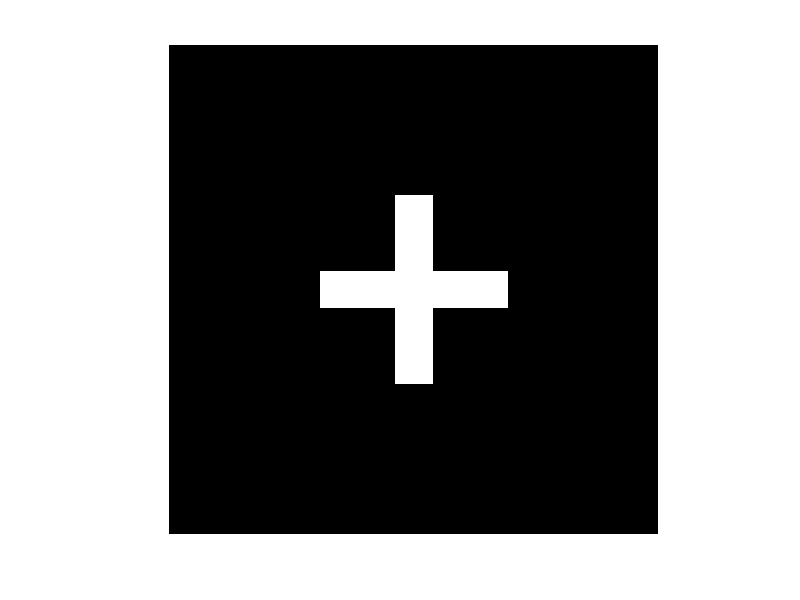
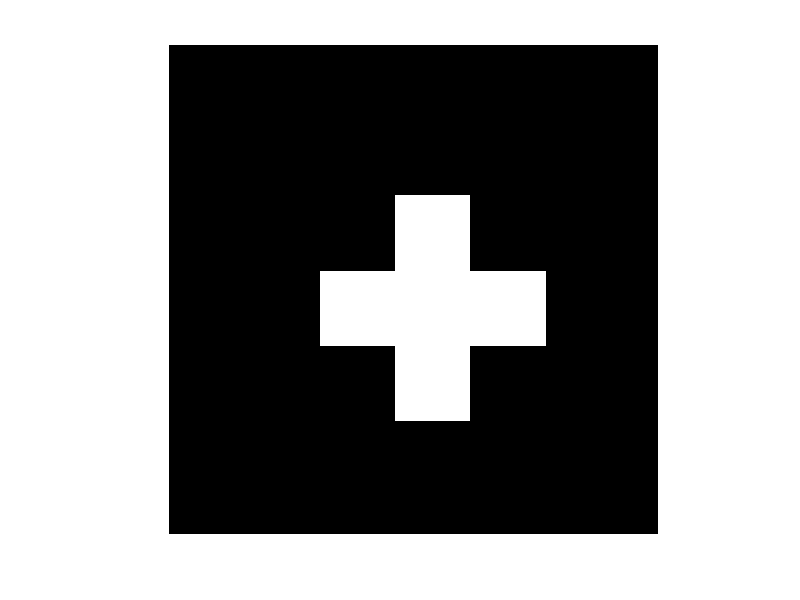
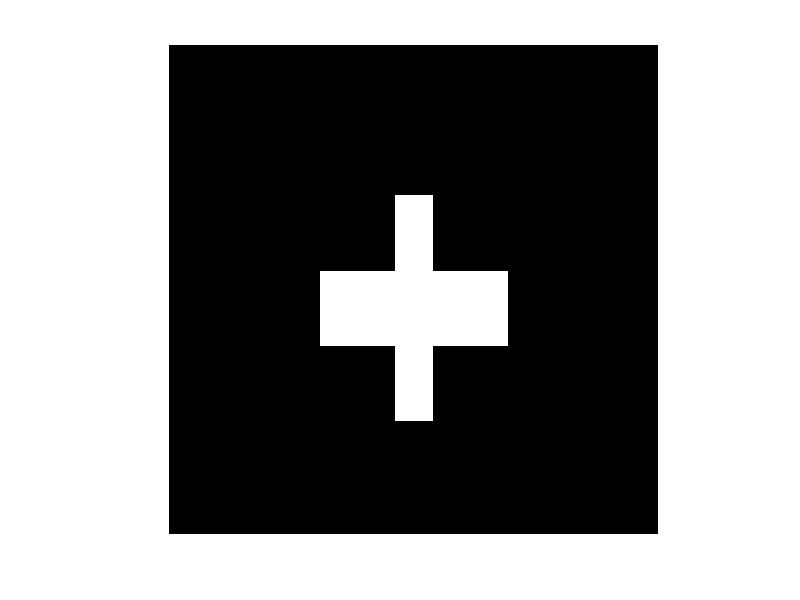
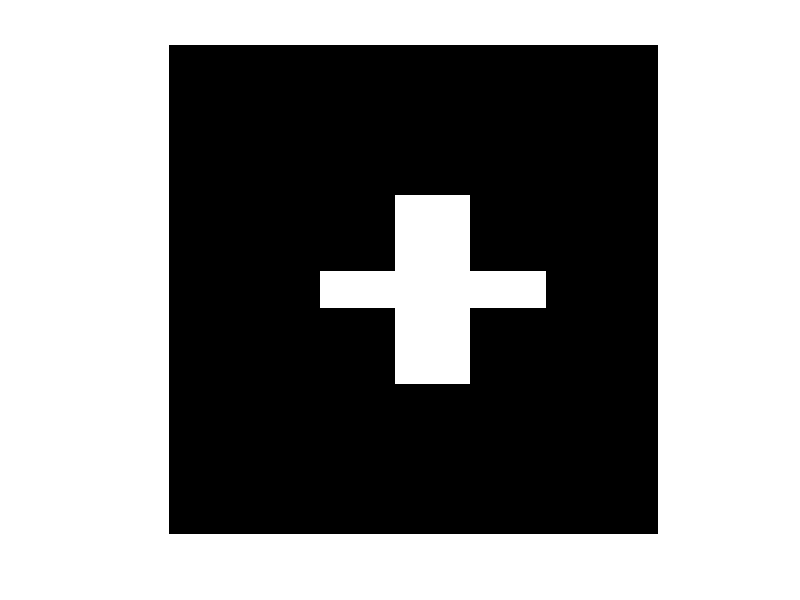

The MATLAB script that drew these images, in order:
close all
clear all
%% Initialization

xo = -6:1:6; yo = xo; [Xo,Yo] = meshgrid(xo,yo);
xe1 = -6:1:5; yo1 = -6:1:6; [Xe1,Yo1] = meshgrid(xe1,yo1);
xe = -6:1:5; ye = xe; [Xe,Ye] = meshgrid(xe,ye);

% shapes
squ = ((abs(Xo)<= 2.5).*(abs(Yo)<=2.5)); 
tri = ((Xe1<= 1 & Xe1>=-2).*(abs(Yo1-1)<=0.5)+(abs(Xe1+1)<=1.5).*(abs(Yo1)<=0.5)...
    +(abs(Xe1+2)<=0.5).*(abs(Yo1+1)<=0.5));
hol = ((Xe<=4 & Xe>=-5).*(Ye<=4 & Ye>=-5)-(Xe<=2 & Xe>=-3).*(Ye<=2 & Ye>=-3)); 
plu = ((abs(Xo)<= 0.5).*(abs(Yo)<=2.5)+(abs(Yo)<= 0.5).*(abs(Xo)<=2.5)-...
    (abs(Xo)<= 0.5).*(abs(Yo)<=0.5)); 

% structuring parameter
struct1 = [0 0 0 0; 0 1 1 0; 0 1 1 0; 0 0 0 0]; 
struct2 = [0 0 0; 0 1 0; 0 1 0; 0 0 0]; 
struct3 = [0 0 0 0; 0 1 1 0; 0 0 0 0]; 
struct4 = [0 0 0 0 0; 0 0 1 0 0; 0 1 1 1 0; 0 0 1 0 0; 0 0 0 0 0];
struct5 = [0 0 0 0; 0 0 1 0; 0 1 0 0; 0 0 0 0];
%% 

% % square
sqDIL1=imdilate(squ,struct1);sqERO1=imerode(squ,struct1);
sqDIL2=imdilate(squ,struct2);sqERO2=imerode(squ,struct2);
sqDIL3=imdilate(squ,struct3);sqERO3=imerode(squ,struct3);
sqDIL4=imdilate(squ,struct4);sqERO4=imerode(squ,struct4);
sqDIL5=imdilate(squ,struct5);sqERO5=imerode(squ,struct5);

% % triangle
trDIL1=imdilate(tri,struct1);trERO1=imerode(tri,struct1);imwrite(trDIL1,'trDIL1.jpg');imwrite(trERO1,'trERO1.jpg');
trDIL2=imdilate(tri,struct2);trERO2=imerode(tri,struct2);imwrite(trDIL2,'trDIL2.jpg');imwrite(trERO2,'trERO2.jpg');
trDIL3=imdilate(tri,struct3);trERO3=imerode(tri,struct3);imwrite(trDIL3,'trDIL3.jpg');imwrite(trERO3,'trERO3.jpg');
trDIL4=imdilate(tri,struct4);trERO4=imerode(tri,struct4);imwrite(trDIL4,'trDIL4.jpg');imwrite(trERO4,'trERO4.jpg');
trDIL5=imdilate(tri,struct5);trERO5=imerode(tri,struct5);imwrite(trDIL5,'trDIL5.jpg');imwrite(trERO5,'trERO5.jpg');

% % hollow
hDIL1=imdilate(hol,struct1);hERO1=imerode(hol,struct1);
hDIL2=imdilate(hol,struct2);hERO2=imerode(hol,struct2);
hDIL3=imdilate(hol,struct3);hERO3=imerode(hol,struct3);
hDIL4=imdilate(hol,struct4);hERO4=imerode(hol,struct4);
hDIL5=imdilate(hol,struct5);hERO5=imerode(hol,struct5);

% % plus
plDIL1=imdilate(plu,struct1);plERO1=imerode(plu,struct1);imwrite(plDIL1,'plDIL1.jpg');imwrite(plERO1,'plERO1.jpg');
plDIL2=imdilate(plu,struct2);plERO2=imerode(plu,struct2);imwrite(plDIL2,'plDIL2.jpg');imwrite(plERO2,'plERO2.jpg');
plDIL3=imdilate(plu,struct3);plERO3=imerode(plu,struct3);imwrite(plDIL3,'plDIL3.jpg');imwrite(plERO3,'plERO3.jpg');
plDIL4=imdilate(plu,struct4);plERO4=imerode(plu,struct4);imwrite(plDIL4,'plDIL4.jpg');imwrite(plERO4,'plERO4.jpg');
plDIL5=imdilate(plu,struct5);plERO5=imerode(plu,struct5);imwrite(plDIL5,'plDIL5.jpg');imwrite(plERO5,'plERO5.jpg');

figure(); imagesc(plu);colormap(gray); axis equal; axis off;

figure(); imagesc(plDIL1);colormap(gray); axis equal; axis off;
figure(); imagesc(plDIL2);colormap(gray); axis equal; axis off;
figure(); imagesc(plDIL3);colormap(gray); axis equal; axis off;
figure(); imagesc(plDIL4);colormap(gray); axis equal; axis off;
figure(); imagesc(plDIL5);colormap(gray); axis equal; axis off;
